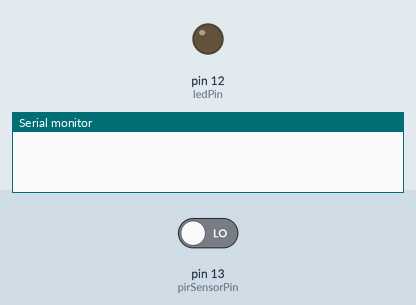
Bench run of a sketch on a simulated Arduino Uno, built with avr-gcc and run on an emulated ATmega328P. On the bench: output pins drawn as LEDs (lit = HIGH), the last lines printed to the serial monitor. The test bench sets the inputs (shaded band); at power-on: pin 13 (pirSensorPin) LOW.

Above: at 1.2 s.
1.3 s: pin 13 (pirSensorPin) driven HIGH
At 2.5 s:
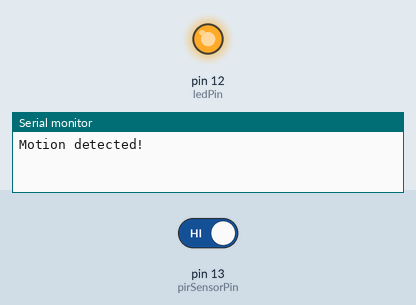
2.8 s: pin 13 (pirSensorPin) driven LOW
At 3.6 s:
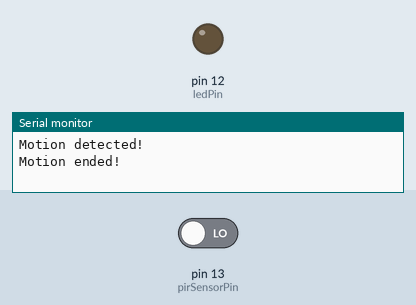
Timing chart, 0 to 5.8 s (numbered marks = the images above; inputs shaded):
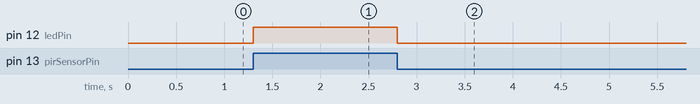

The sketch:

PIRSensor.ino
```cpp
//https://support.arduino.cc/hc/en-us/articles/4403050020114-Troubleshooting-PIR-Sensor-and-sensitivity-adjustment

const int ledPin = 12;        // D6 // choose the pin for the LED
const int pirSensorPin = 13;  // D7 // choose the input pin (for PIR sensor)

// Constants for states
const int PIR_SENSOR_DETECTED = HIGH;
const int PIR_SENSOR_NOT_DETECTED = LOW;

// State variables
int pirSensorState = PIR_SENSOR_NOT_DETECTED;  // we start, assuming no motion detected
int pirSensorReading = 0;                      // variable for reading the pin status

void setup() {
  pinMode(ledPin, OUTPUT);       // declare LED as output
  pinMode(pirSensorPin, INPUT);  // declare sensor as input
  Serial.begin(9600);            // initialize serial communication
}

void loop() {
  pirSensorReading = digitalRead(pirSensorPin);   // read input value
  if (pirSensorReading == PIR_SENSOR_DETECTED) {  // check if the input is HIGH
    digitalWrite(ledPin, HIGH);                   // turn LED ON
    if (pirSensorState == PIR_SENSOR_NOT_DETECTED) {
      // we have just turned on
      Serial.println("Motion detected!");    // print on state change
      pirSensorState = PIR_SENSOR_DETECTED;  // update state to motion detected
    }
  } else {
    digitalWrite(ledPin, LOW);  // turn LED OFF
    if (pirSensorState == PIR_SENSOR_DETECTED) {
      // we have just turned off
      Serial.println("Motion ended!");           // print on state change
      pirSensorState = PIR_SENSOR_NOT_DETECTED;  // update state to no motion detected
    }
  }
}
```

Measured:
- after the input at 1.3 s, pin 12 (ledPin): LOW → HIGH at once
- after the input at 2.8 s, pin 12 (ledPin): HIGH → LOW at once
